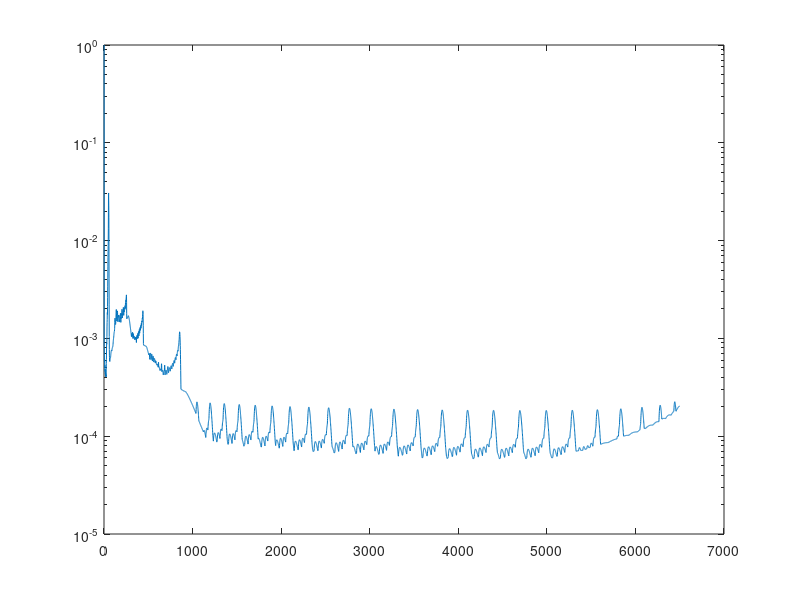

Here is the MATLAB script that generated this plot:
% clc;
close all;
clear;

%% GR - grid information, such as the meshfield, grid spacing (dx, dy, etc.)
% Define Grid
GR.dx = 0.05;
GR.dy = 0.08;

% % Field Axis Values
% y_max = 20;
% x_max = 10 + 20*GR.dx;
% x_min = -10-39*GR.dx; %(-19*dx);
% GR.x_vals = x_min:GR.dx:x_max;
% GR.y_vals = 0:GR.dy:y_max;
% [GR.XX, GR.YY] = meshgrid(GR.x_vals, GR.y_vals);

% Field Axis Values
y_max = 7;
x_max = 2 + 20*GR.dx;
x_min = -2-39*GR.dx; %(-19*dx);
GR.x_vals = x_min:GR.dx:x_max;
GR.y_vals = 0:GR.dy:y_max;
[GR.XX, GR.YY] = meshgrid(GR.x_vals, GR.y_vals);

%% FL - fluid parameters
FL.gam = 1.4; % heat 
FL.M0 = 1.401;

%% CT - simulation control, including tolerances, viscous factor gain, etc.
CT.v_coeff = 1.3;
CT.tol = 1e-5;
CT.alpha = 50;
CT.dt = 0.05;
CT.mom_corr = 0;
CT.t_rho = 1;
CT.enforce_phi = 1; % enforces boundary condition for potential
CT.enforce_vel = 1;
CT.enforce_CFL = 1;
CT.phi_xx = 1; % use zeros at exit BC

%% Boundary Conditions

% % Body Values - Ramp
tau = 0.05;
x_vals = GR.x_vals;
dx = GR.dx;
YY_B = [zeros(size(x_vals(x_vals <0))), ...
        2*tau.*x_vals((x_vals>=0)&(x_vals <=1)).*(1- x_vals((x_vals>=0)&(x_vals <=1))),...
        zeros(size(x_vals(x_vals >1)))];
dyBdx = zeros(size(YY_B));

for i = 2:(length(YY_B)-1)
   dyBdx(i) = (YY_B(i+1) - YY_B(i-1))/(2*dx);
end

BC.Vy_II = zeros(size(GR.YY(end,:)));
BC.Vx_II = ones(size(GR.XX(end,:)));
BC.Vx_I = ones(size(GR.XX(:,1)));
BC.PHI_II = GR.XX(end,:);
BC.PHI_I = GR.XX(:,1);
BC.dyBdx = dyBdx;

%% RUN CALCULATION

close all;

PHI = zeros([size(GR.XX), 2]);
PHI(:,:,1) = GR.XX;
PHI(:,:,2) = PHI(:,:,1);
PHI_new = PHI(:,:,2);
rho_ij = ones(size(GR.XX(:,1:(end-1))));
rho_ds = zeros(size(rho_ij));
res = 1;
visc_on = 0;
ind = [];

%% START SOLUTION

while (res(end) > CT.tol)|| (length(res) < 300) % iterate through time

    % Reorganize three-level scheme
    PHI(:,:,1) = PHI(:,:,2);
    PHI(:,:,2) = PHI_new;

    % Apply boundary conditions
    PHI_new(:,1) = BC.PHI_I; % inlet condition
    
    % Velocity -> first order
    phiX_w = [BC.Vx_I, (PHI(:, 2:end, 2) - PHI(:,1:(end-1),2))./GR.dx];
    if FL.M0>1
        phiX_e = [(PHI(:, 2:end, 2) - PHI(:,1:(end-1),2))./GR.dx, (PHI(:,end, 2) - PHI(:,end-1,2))./GR.dx];
    else
        phiX_e = [(PHI(:, 2:end, 2) - PHI(:,1:(end-1),2))./GR.dx, ones(size(PHI(:,end,2)))];
    end
    phiY_n = [(diff(PHI(:,:,2),1,1)./GR.dy); (GR.XX(end,:) - PHI(end,:,2))./GR.dy];
    phiY_s = [BC.dyBdx; (diff(PHI(:,:,2),1,1)./GR.dy)]; % enforce irrotationality at the body

    %% Calculate local viscosity at the nodes
    phiX = 0.5.*(phiX_w + phiX_e);
    phiY = 0.5.*(phiY_n + phiY_s);
    if max(abs(phiX(:,1) - BC.Vx_I)) > CT.tol && CT.enforce_Vel
        phiX(:,1) = BC.Vx_I;
    end
    
    if FL.M0 > 1
       phiX(:,end) =  phiX(:,end-1);
    end

    a2_ij = (1./FL.M0.^2)-0.5*(FL.gam-1).*(phiX.^2 - 1);
    eps_ij = max(zeros(size(phiX)), 1 - 1.0.*(a2_ij./(phiX.^2)));

    if any(any(eps_ij ~= 0)) && (visc_on ==0) % viscosity not being used and then turned on
        visc_on = 1;
        fprintf('Viscosity model activated! Iteration: %i\n', length(res));        
    elseif (visc_on == 1) && all(all(eps_ij == 0))
        visc_on = 0;
        fprintf('Viscosity model turned off! Iteration: %i\n', length(res));
    end
    
    % Check CFL condition
    CFL_i = (max(abs(phiX(:)))./GR.dx + max(abs(phiY_s(:)))./GR.dy)*CT.dt;
    
    if CFL_i >= 1.0 && CT.enforce_CFL
       fprintf('CFL condition not met @ timestep %i! Decreasing time steps!\n', length(res));
       CT.dt = CT.dt*0.8 / CFL_i;
       fprintf('New time step:%0.5f\n', CT.dt);
    end

    %% Calculate Density using between grid scheme in X-dir
    phi_t = (PHI(:,:,2) - PHI(:,:,1))./CT.dt;
    phi_t_avg = 0.5.*(phi_t(:,1:(end-1)) + phi_t(:,2:end)); % average phi_t for three level scheme
    rho_ij = (1 - 0.5*(FL.gam-1).*FL.M0.^2.*(phiX_e(:,1:(end-1)).^2 + 2.*phi_t_avg - 1)).^(1./(FL.gam-1)); % do I need the time correction?

    if any(imag(rho_ij(:)) ~= 0)
%         dbstop;
        test = imag(rho_ij);
        [y_ind, x_ind] = find(test ~= 0);
        fprintf('Non-real result for density!\n'); 
        fprintf('Check Nodes...\n');
        fprintf('Row %i, Col %i \n', y_ind, x_ind);
        fprintf('Limitting Density to Zero! \n');
        rho_ij(y_ind, x_ind) = 0;
    end

    % Calculate viscosity corrections
    rho_ds(:,1) = 0.5*(rho_ij(:,2)-ones(size(rho_ij(:,1)))) - 0.5.*sign(phiX_e(:,1)).*(rho_ij(:,2)-2.*rho_ij(:,1) + ones(size(rho_ij(:,1))));
    rho_ds(:,end) = 0.5*(-rho_ij(:,end-1)+ones(size(rho_ij(:,end)))) - 0.5.*sign(phiX_e(:,end-1)).*(rho_ij(:,end-1)-2.*rho_ij(:,end) + ones(size(rho_ij(:,end))));
    rho_ds(:,2:(end-1)) = 0.5*(rho_ij(:,3:end)-rho_ij(:,1:(end-2))) - 0.5.*sign(phiX_e(:,2:(end-2))).*(rho_ij(:,3:end)-2.*rho_ij(:,2:(end-1)) + rho_ij(:,1:(end-2)));

    if (FL.M0 == 0) && any(any(rho_ij ~= 1))
        fprintf('Incompressible Case not satisfied!\n');
    end
    
    %% Three-Level Scheme
%     if FL.M0 < 1
        % Calculate Density in X-Dir
        RHO_W = rho_ij(:,1:(end-1)) - CT.v_coeff.*eps_ij(:,2:(end-1)).*rho_ds(:,1:(end-1));
        RHO_E = rho_ij(:,2:end) - CT.v_coeff.*eps_ij(:,2:(end-1)).*rho_ds(:,2:end); % use local viscosity at current node

        % Calculate Laplacian coupled with density
        PHI_XX = (RHO_E.*phiX_e(:,2:(end-1)) - RHO_W.*phiX_w(:,2:(end-1)))./GR.dx;
        PHI_YY = (phiY_n(:,2:(end-1)) - phiY_s(:,2:(end-1)))./GR.dy;

        % Include Momentum Correction
        RHO = 0.5*(RHO_E + RHO_W);
        if CT.mom_corr
            CORR = ((RHO.^(FL.gam - 1) - 1)./((FL.gam-1)*FL.M0^2) + 0.5.*(phiX(:,2:(end-1)).^2 - 1));
        else
            CORR = zeros(size(RHO));
        end

        % Extract Solution
        PHI_new(:,2:(end-1)) = (PHI_XX + PHI_YY - CT.alpha.*CORR + 2/(CT.dt^2)*PHI(:,2:(end-1),2) - (1/CT.dt^2 - 0.5*CT.alpha/CT.dt)*PHI(:,2:(end-1),1))/(1/CT.dt^2 + 0.5*CT.alpha/CT.dt);

    if FL.M0 > 1 % supersonic, use Hyperbolic Solver?
        
        if CT.phi_xx == 1 % Extrapolate from upstream results
            RHO_i1 = rho_ij(:,end) - CT.v_coeff.*eps_ij(:,end).*rho_ds(:,end); % use local viscosity at current node
            RHO_i_1 = rho_ij(:,end-1) - CT.v_coeff.*eps_ij(:,end).*rho_ds(:,end-1);
            PHI_XX = (RHO_i1.*phiX_e(:,end-1) - RHO_i_1.*phiX_w(:,end-1))./GR.dx;
        elseif CT.phi_xx == 2 % Explicit assumption of PHI_XX
            PHI_XX = zeros(size(GR.XX(:,end)));
        end

        PHI_YY = (phiY_n(:,end) - phiY_s(:,end))./GR.dy;

        if CT.mom_corr && (CT.phi_xx == 1)
            RHO_end = 0.5*(RHO_i1 + RHO_i_1);
            CORR_end = ((RHO_end.^(FL.gam - 1) - 1)./((FL.gam-1)*FL.M0^2) + 0.5.*(phiX(:,end).^2 - 1));
        else
            CORR_end = zeros(size(PHI_YY));
        end

        PHI_new(:,end) = (PHI_XX + PHI_YY - CT.alpha.*CORR_end + 2/(CT.dt^2)*PHI(:,end,2) - (1/CT.dt^2 - 0.5*CT.alpha/CT.dt)*PHI(:,end,1))/(1/CT.dt^2 + 0.5*CT.alpha/CT.dt);
    end
%     elseif FL.M0 > 1 % supersonic, use Hyperbolic Solver?
% 
%         for i = 3:(size(PHI,2)) % march along x-dir to calculate one step ahead, do not need to calculate initial inlet
%             if i == size(PHI,2)
%                 RHO_i1 = rho_ij(:,i-1) - CT.v_coeff.*eps_ij(:,i).*rho_ds(:,i-1); % use local viscosity at current node
%                 RHO_i_1 = rho_ij(:,i-2) - CT.v_coeff.*eps_ij(:,i).*rho_ds(:,i-2);
% 
%                 PHI_XX = (RHO_i1.*(PHI(:,i,2) - PHI(:,i-1,2))./GR.dx - RHO_i_1.*(PHI(:,i-1,2) - PHI(:,i-2,2))./GR.dx)./GR.dx;
%                 
% %                 
% %                 PHI_YY = sys_yy*PHI(:,i,2) - (1/GR.dy).*[BC.dyBdx(i); zeros(length(GR.y_vals)-1, 1)];
%                 PHI_YY = [((PHI(2:end,i,2) - PHI(1:end-1,i,2))./GR.dy - [BC.dyBdx(i); (PHI(2:end-1,i,2) - PHI(1:end-2,i,2))./GR.dy])./GR.dy; 0];
% 
%                 PHI_new(:,i) = (PHI_XX + PHI_YY + 2/(CT.dt^2)*PHI(:,i,2) - (1/CT.dt^2 - 0.5*CT.alpha/CT.dt)*PHI(:,i,1))/(1/CT.dt^2 + 0.5*CT.alpha/CT.dt);
% %                 PHI_new(:,i) = PHI_new(:,i-1);
%             else % start from line three
% 
%                 RHO_i1 = rho_ij(:,i) - CT.v_coeff.*eps_ij(:,i).*rho_ds(:,i); % use local viscosity at current node
%                 RHO_i_1 = rho_ij(:,i-1) - CT.v_coeff.*eps_ij(:,i).*rho_ds(:,i-1);
% 
%                 PHI_XX = (RHO_i1.*(PHI(:,i+1,2) - PHI(:,i,2))./GR.dx - RHO_i_1.*(PHI(:,i,2) - PHI(:,i-1,2))./GR.dx)./GR.dx;
% 
% %                 PHI_YY = sys_yy*PHI(:,i,2) - (1/GR.dy).*[BC.dyBdx(i); zeros(length(GR.y_vals)-1, 1)];
%                 PHI_YY = [((PHI(2:end,i,2) - PHI(1:end-1,i,2))./GR.dy - [BC.dyBdx(i); (PHI(2:end-1,i,2) - PHI(1:end-2,i,2))./GR.dy])./GR.dy; 0];
% 
%                 PHI_new(:,i) = (PHI_XX + PHI_YY + 2/(CT.dt^2)*PHI(:,i,2) - (1/CT.dt^2 - 0.5*CT.alpha/CT.dt)*PHI(:,i,1))/(1/CT.dt^2 + 0.5*CT.alpha/CT.dt);
%             end
%         end
%         PHI_new(end,:) = BC.PHI_II;
%     end
    
    % Check if upper far-field BC's are met
    if (max(abs(PHI_new(end,:) - BC.PHI_II)) > CT.tol) && CT.enforce_phi
        PHI_new(end,:) = BC.PHI_II;
    end

    % Run Residual Check
    difference = abs(PHI_new(:,:) - PHI(:,:,2));
    [res(end+1), ind(end+1)] = max(difference(:));

    % Initialize next time step
    if (length(res) > 500) && (mod(length(res), 500) == 0)
        fprintf('Iteration Ct: %i\n', length(res));
        fprintf('Current Residual: %0.5e\n', res(end));
        figure(1);semilogy(1:length(res), res);
    end

end

%% POST PROCESS

phiX = ones(size(GR.XX)); % PHI_X... only need velocity in X-dir
PHI(:,:,2) = PHI_new;

for i = 2:(size(GR.XX, 2)-1) % loop through x-vals
    phiX(:,i) = (PHI(:,i+1,end) - PHI(:,i-1,end))./(2.*GR.dx);
    % determine velocity at the far-field end?
end
phiX(:,1) = BC.Vx_I;

if FL.M0 > 1
   phiX(:,end) =  phiX(:,end-1);
end

% Calculate uncorrected density 
%     rho_ij = (1 - 0.5*(FL.gam-1).*M  0.^2.*(u_avg.^2 - 1)).^(1./(FL.gam-1));
rho_ij = (1 - 0.5*(FL.gam-1).*FL.M0.^2.*(phiX.^2 - 1)).^(1./(FL.gam-1));
a2_avg = (1./FL.M0.^2)-0.5*(FL.gam-1).*(phiX.^2 - 1);
M_ij = phiX./sqrt(a2_avg);

% Assign to output
OUT.PHI = PHI;
OUT.U_n = phiX;
OUT.a_l = sqrt(a2_avg);
OUT.rho_ij = rho_ij;
OUT.M_ij = M_ij;
OUT.res = res;